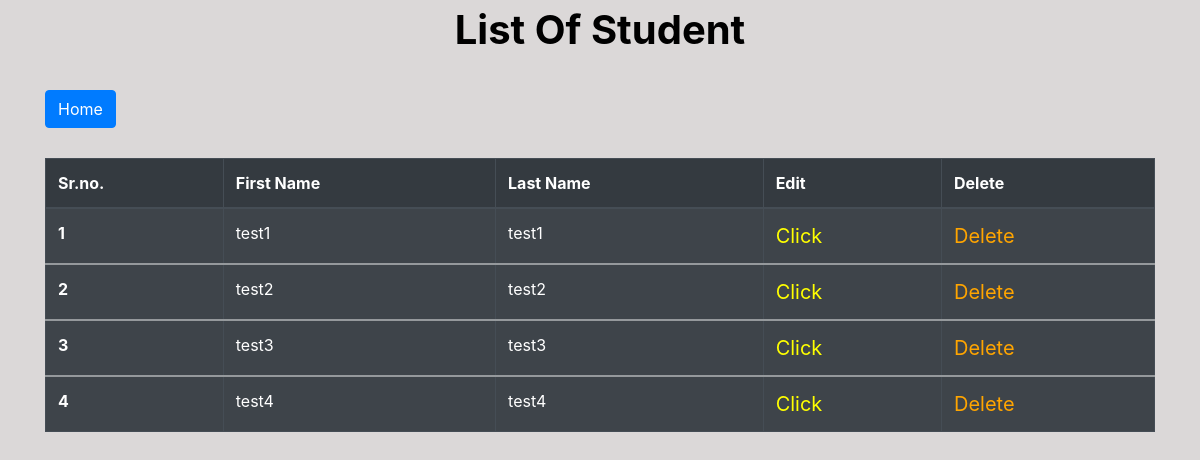
Screenshot of /student_list with the database file from the repository.
### app/models.py (models this page shows, shortened)
class Student(models.Model):
    first_name = models.CharField(max_length=50)
    last_name = models.CharField(max_length=50)

### app/views.py (the view)
# urls.py: path("student_list", views.StudentList.as_view(), name="student_list"),
class StudentList(ListView):
    model = Student
    template_name = "app/student_list.html"
    def get_context_data(self, **kwargs):
        context = super().get_context_data(**kwargs)
        return context

### app/templates/app/student_list.html (shortened to what this page needs)
{% extends 'app/base.html' %}
{% block content %}
<legend align="center" class="text"><b> List Of Student </b></legend>
<section class='text-left container'>
  <button href="" class="btn btn-primary" type="submit">
    <a href="{% url 'home' %}" style="color:white;" > Home</a>
  </button>
</section>
<div class="container">
  {% if object_list %}
  <table class="table table-striped table-bordered table-hover table-dark">
      <thead>
          <tr>
              <th scope="col">Sr.no.</th>
              <th scope="col">First Name</th>
              <th scope="col">Last Name</th>
              <th scope="col">Edit</th>
              <th scope="col">Delete</th>
          </tr>
      </thead>
      {% for student in object_list %}
      <tbody>
          <tr>
              <th scope="row">{{forloop.counter}}</th>
              <td>{{student.first_name}}</td>
              <td>{{student.last_name}}</td>
              <td><a href="{% url 'update_student' student.id %}" style = "color:yellow;font-size:20px;" >Click</a></td>
              <td><a href="{% url 'delete_student' student.id %}" style = "color:orange;font-size:20px;">Delete</a></td>
          </tr>
          {% endfor %}
          {% else %}
            <br><br>
              <h1 align='center'> Student Not Found <h1>
          {% endif %}
      </tbody>
  </table>
</div>
{% endblock content %}

### app/templates/app/base.html (style rules this page uses)
body { background-color: #dbd8d8; }
.text { color: black; font-size: 30px; }

### app/templates/app/student_list.html (style rules this page uses)
.container { margin-top:30px; }
.text { font-size:40px; }

### rows the page displays
Student: first_name "test1", last_name "test1"
Student: first_name "test2", last_name "test2"
Student: first_name "test3", last_name "test3"
Student: first_name "test4", last_name "test4"
